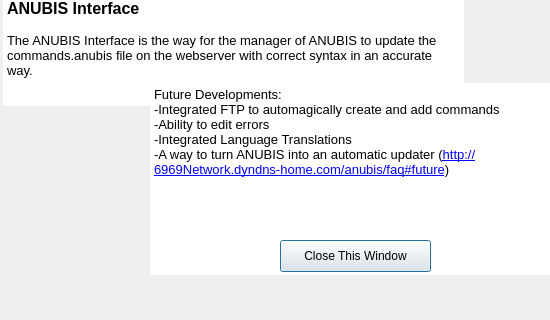
<?xml version="1.0" encoding="UTF-8"?>
<ui version="4.0">
 <class>aboutANUBISInterface</class>
 <widget class="QDialog" name="aboutANUBISInterface">
  <property name="geometry">
   <rect>
    <x>0</x>
    <y>0</y>
    <width>550</width>
    <height>320</height>
   </rect>
  </property>
  <property name="minimumSize">
   <size>
    <width>550</width>
    <height>320</height>
   </size>
  </property>
  <property name="maximumSize">
   <size>
    <width>550</width>
    <height>320</height>
   </size>
  </property>
  <property name="windowTitle">
   <string>About the ANUBIS Interface</string>
  </property>
  <property name="styleSheet">
   <string notr="true">.QTextBrowser {
border:none;
background-image: url(:/img/alpha.png);
}</string>
  </property>
  <widget class="QTextBrowser" name="aboutSentence">
   <property name="geometry">
    <rect>
     <x>3</x>
     <y>-5</y>
     <width>461</width>
     <height>111</height>
    </rect>
   </property>
   <property name="html">
    <string>&lt;!DOCTYPE HTML PUBLIC &quot;-//W3C//DTD HTML 4.0//EN&quot; &quot;http://www.w3.org/TR/REC-html40/strict.dtd&quot;&gt;
&lt;html&gt;&lt;head&gt;&lt;meta name=&quot;qrichtext&quot; content=&quot;1&quot; /&gt;&lt;style type=&quot;text/css&quot;&gt;
p, li { white-space: pre-wrap; }
&lt;/style&gt;&lt;/head&gt;&lt;body style=&quot; font-family:'Sans'; font-size:10pt; font-weight:400; font-style:normal;&quot;&gt;
&lt;p style=&quot; margin-top:0px; margin-bottom:0px; margin-left:0px; margin-right:0px; -qt-block-indent:0; text-indent:0px;&quot;&gt;&lt;span style=&quot; font-family:'Lucida Grande'; font-size:12pt; font-weight:600;&quot;&gt;ANUBIS Interface&lt;/span&gt;&lt;/p&gt;
&lt;p style=&quot;-qt-paragraph-type:empty; margin-top:0px; margin-bottom:0px; margin-left:0px; margin-right:0px; -qt-block-indent:0; text-indent:0px; font-family:'Lucida Grande';&quot;&gt;&lt;/p&gt;
&lt;p style=&quot; margin-top:0px; margin-bottom:0px; margin-left:0px; margin-right:0px; -qt-block-indent:0; text-indent:0px;&quot;&gt;&lt;span style=&quot; font-family:'Lucida Grande';&quot;&gt;The ANUBIS Interface is the way for the manager of ANUBIS to update the commands.anubis file on the webserver with correct syntax in an accurate way.&lt;/span&gt;&lt;/p&gt;&lt;/body&gt;&lt;/html&gt;</string>
   </property>
  </widget>
  <widget class="QFrame" name="logo">
   <property name="geometry">
    <rect>
     <x>-20</x>
     <y>90</y>
     <width>241</width>
     <height>251</height>
    </rect>
   </property>
   <property name="styleSheet">
    <string notr="true">image: url(:/img/anubis.png);
border:none;
position: absolute;
color: gray;</string>
   </property>
   <property name="frameShape">
    <enum>QFrame::StyledPanel</enum>
   </property>
   <property name="frameShadow">
    <enum>QFrame::Raised</enum>
   </property>
  </widget>
  <widget class="QTextBrowser" name="futureDevelopments">
   <property name="geometry">
    <rect>
     <x>150</x>
     <y>83</y>
     <width>411</width>
     <height>192</height>
    </rect>
   </property>
   <property name="toolTip">
    <string>About the ANUBIS Interface</string>
   </property>
   <property name="whatsThis">
    <string>About the ANUBIS Interface</string>
   </property>
   <property name="html">
    <string>&lt;!DOCTYPE HTML PUBLIC &quot;-//W3C//DTD HTML 4.0//EN&quot; &quot;http://www.w3.org/TR/REC-html40/strict.dtd&quot;&gt;
&lt;html&gt;&lt;head&gt;&lt;meta name=&quot;qrichtext&quot; content=&quot;1&quot; /&gt;&lt;style type=&quot;text/css&quot;&gt;
p, li { white-space: pre-wrap; }
&lt;/style&gt;&lt;/head&gt;&lt;body style=&quot; font-family:'Sans'; font-size:10pt; font-weight:400; font-style:normal;&quot;&gt;
&lt;p style=&quot; margin-top:0px; margin-bottom:0px; margin-left:0px; margin-right:0px; -qt-block-indent:0; text-indent:0px;&quot;&gt;&lt;span style=&quot; font-family:'Lucida Grande';&quot;&gt;Future Developments:&lt;/span&gt;&lt;/p&gt;
&lt;p style=&quot; margin-top:0px; margin-bottom:0px; margin-left:0px; margin-right:0px; -qt-block-indent:0; text-indent:0px;&quot;&gt;&lt;span style=&quot; font-family:'Lucida Grande';&quot;&gt;-Integrated FTP to automagically create and add commands&lt;/span&gt;&lt;/p&gt;
&lt;p style=&quot; margin-top:0px; margin-bottom:0px; margin-left:0px; margin-right:0px; -qt-block-indent:0; text-indent:0px;&quot;&gt;&lt;span style=&quot; font-family:'Lucida Grande';&quot;&gt;-Ability to edit errors&lt;/span&gt;&lt;/p&gt;
&lt;p style=&quot; margin-top:0px; margin-bottom:0px; margin-left:0px; margin-right:0px; -qt-block-indent:0; text-indent:0px;&quot;&gt;&lt;span style=&quot; font-family:'Lucida Grande';&quot;&gt;-Integrated Language Translations&lt;/span&gt;&lt;/p&gt;
&lt;p style=&quot; margin-top:0px; margin-bottom:0px; margin-left:0px; margin-right:0px; -qt-block-indent:0; text-indent:0px;&quot;&gt;&lt;span style=&quot; font-family:'Lucida Grande';&quot;&gt;-A way to turn ANUBIS into an automatic updater (&lt;/span&gt;&lt;a href=&quot;http://6969Network.dyndns-home.com/anubis/faq#future&quot;&gt;&lt;span style=&quot; font-family:'Lucida Grande'; text-decoration: underline; color:#0000ff;&quot;&gt;http://6969Network.dyndns-home.com/anubis/faq#future&lt;/span&gt;&lt;/a&gt;&lt;span style=&quot; font-family:'Lucida Grande';&quot;&gt;)&lt;/span&gt;&lt;/p&gt;
&lt;p style=&quot;-qt-paragraph-type:empty; margin-top:0px; margin-bottom:0px; margin-left:0px; margin-right:0px; -qt-block-indent:0; text-indent:0px; font-family:'Lucida Grande';&quot;&gt;&lt;/p&gt;&lt;/body&gt;&lt;/html&gt;</string>
   </property>
  </widget>
  <widget class="QPushButton" name="okayButton">
   <property name="geometry">
    <rect>
     <x>280</x>
     <y>240</y>
     <width>151</width>
     <height>32</height>
    </rect>
   </property>
   <property name="text">
    <string>Close This Window</string>
   </property>
  </widget>
 </widget>
 <resources/>
 <connections/>
</ui>
